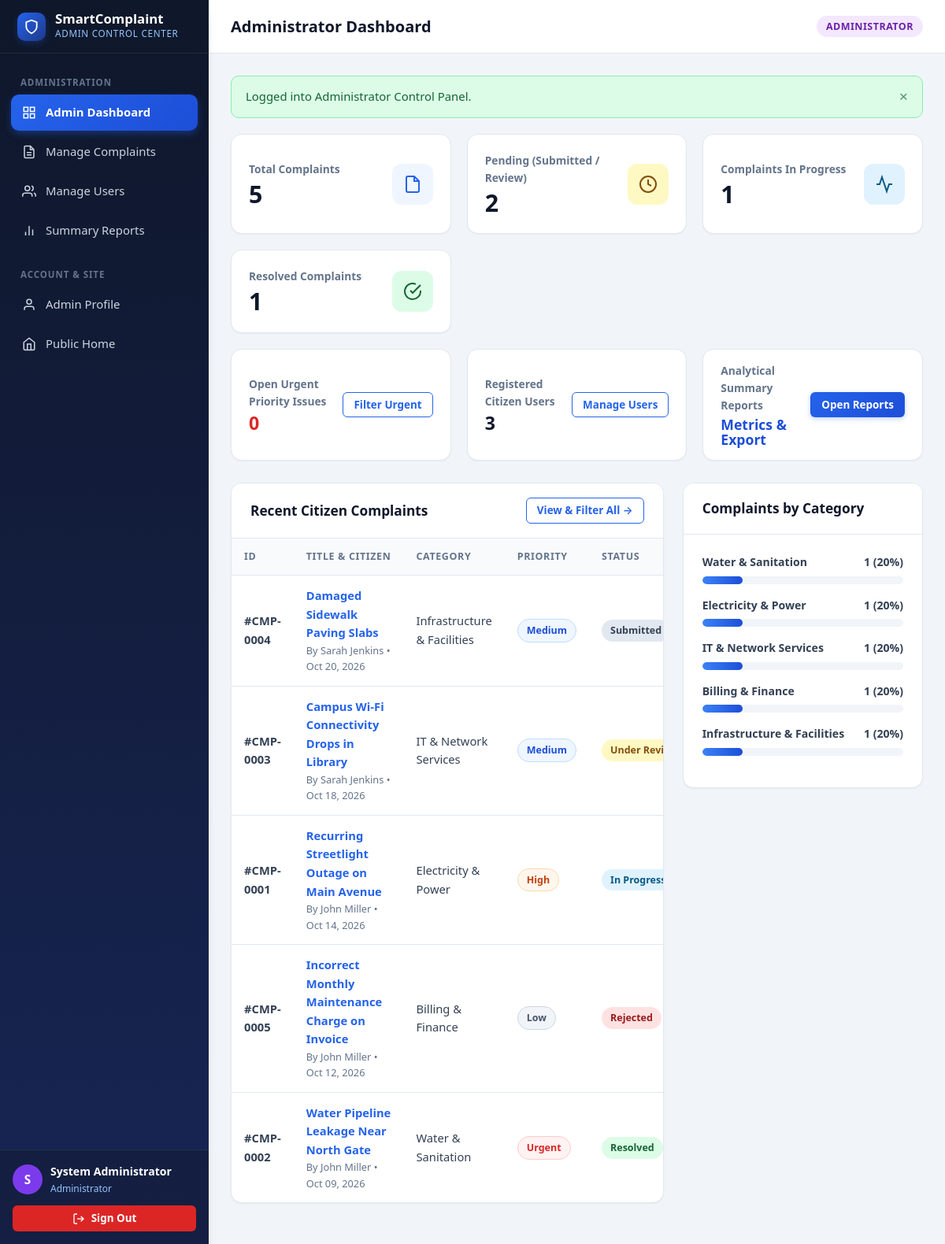
Page /admin_dashboard.php (signed in) on the committed database.
### tables this page shows
CREATE TABLE `complaints` (
  `id` INT UNSIGNED NOT NULL AUTO_INCREMENT,
  `user_id` INT UNSIGNED NOT NULL,
  `title` VARCHAR(200) NOT NULL,
  `description` TEXT NOT NULL,
  `category` VARCHAR(100) NOT NULL,
  `location` VARCHAR(200) NOT NULL,
  `image_path` VARCHAR(255) DEFAULT NULL,
  `priority` ENUM('Low', 'Medium', 'High', 'Urgent') NOT NULL DEFAULT 'Medium',
  `status` ENUM('Submitted', 'Under Review', 'In Progress', 'Resolved', 'Rejected') NOT NULL DEFAULT 'Submitted',
  `created_at` TIMESTAMP NOT NULL DEFAULT CURRENT_TIMESTAMP,
  `updated_at` TIMESTAMP NOT NULL DEFAULT CURRENT_TIMESTAMP ON UPDATE CURRENT_TIMESTAMP,
  PRIMARY KEY (`id`),
  KEY `idx_complaints_user_id` (`user_id`),
  KEY `idx_complaints_status` (`status`),
  KEY `idx_complaints_priority` (`priority`),
  KEY `idx_complaints_category` (`category`),
  KEY `idx_complaints_created_at` (`created_at`),
  CONSTRAINT `fk_complaints_user`
    FOREIGN KEY (`user_id`) REFERENCES `users` (`id`)
    ON DELETE CASCADE ON UPDATE CASCADE
);

CREATE TABLE `users` (
  `id` INT UNSIGNED NOT NULL AUTO_INCREMENT,
  `name` VARCHAR(100) NOT NULL,
  `email` VARCHAR(150) NOT NULL,
  `phone` VARCHAR(25) NOT NULL,
  `password_hash` VARCHAR(255) NOT NULL,
  `role` ENUM('user', 'admin') NOT NULL DEFAULT 'user',
  `account_status` ENUM('active', 'inactive') NOT NULL DEFAULT 'active',
  `created_at` TIMESTAMP NOT NULL DEFAULT CURRENT_TIMESTAMP,
  PRIMARY KEY (`id`),
  UNIQUE KEY `uq_users_email` (`email`),
  KEY `idx_users_role` (`role`),
  KEY `idx_users_status` (`account_status`)
);

### includes/auth.php (called while the page is built, shortened)
<?php
function getFlashMessage(): ?array {
    if (isset($_SESSION['flash'])) {
        $flash = $_SESSION['flash'];
        return $flash;
    }
    return null;
}
function e(?string $string): string {
    return htmlspecialchars($string ?? '', ENT_QUOTES, 'UTF-8');
}
function formatComplaintId(int $id): string {
    return '#CMP-' . str_pad((string)$id, 4, '0', STR_PAD_LEFT);
}
function getStatusBadgeClass(string $status): string {
    switch ($status) {
        case 'Submitted':
            return 'badge-submitted';
        case 'Under Review':
            return 'badge-review';
        case 'In Progress':
            return 'badge-progress';
        case 'Resolved':
            return 'badge-resolved';
        case 'Rejected':
            return 'badge-rejected';
    }
}
function getPriorityBadgeClass(string $priority): string {
    switch ($priority) {
        case 'Low':
            return 'badge-priority-low';
        case 'Medium':
            return 'badge-priority-medium';
        case 'High':
            return 'badge-priority-high';
        case 'Urgent':
            return 'badge-priority-urgent';
    }
}
?>

### admin_dashboard.php (the view, shortened to what this page needs)
<?php
require_once __DIR__ . '/includes/auth.php';
$pdo = getDBConnection();
$stmtStats = $pdo->query("
    SELECT
        COUNT(*) AS total,
        SUM(CASE WHEN status IN ('Submitted', 'Under Review') THEN 1 ELSE 0 END) AS pending,
        SUM(CASE WHEN status = 'In Progress' THEN 1 ELSE 0 END) AS in_progress,
        SUM(CASE WHEN status = 'Resolved' THEN 1 ELSE 0 END) AS resolved,
        SUM(CASE WHEN status = 'Rejected' THEN 1 ELSE 0 END) AS rejected,
        SUM(CASE WHEN priority = 'Urgent' AND status NOT IN ('Resolved', 'Rejected') THEN 1 ELSE 0 END) AS urgent_open
    FROM complaints
");
$stats = $stmtStats->fetch() ?: [
    'total' => 0, 'pending' => 0, 'in_progress' => 0, 'resolved' => 0, 'rejected' => 0, 'urgent_open' => 0
];
$totalUsers = (int)$pdo->query("SELECT COUNT(*) FROM users WHERE role = 'user'")->fetchColumn();
$stmtRecent = $pdo->query("
    SELECT c.id, c.title, c.category, c.priority, c.status, c.created_at, u.name AS user_name, u.email AS user_email
    FROM complaints c
    INNER JOIN users u ON c.user_id = u.id
    ORDER BY c.created_at DESC
    LIMIT 8
");
$recentComplaints = $stmtRecent->fetchAll();
$stmtCat = $pdo->query("
    SELECT category, COUNT(*) AS cnt
    FROM complaints
    GROUP BY category
    ORDER BY cnt DESC
");
$categoryBreakdown = $stmtCat->fetchAll();
$flash = getFlashMessage();
require_once __DIR__ . '/includes/header.php';
?>
<div class="dashboard-layout">
    <?php require_once __DIR__ . '/includes/admin_sidebar.php'; ?>
    <main class="main-content">
        <header class="topbar">
            <div class="topbar-left">
                <h1 class="page-heading">Administrator Dashboard</h1>
            </div>
            <div class="topbar-right">
                <span class="role-pill role-pill-admin">Administrator</span>
            </div>
        </header>
        <div class="content-body">
            <?php if ($flash): ?>
                <div class="alert alert-<?php echo e($flash['type']); ?>" data-auto-dismiss="true">
                    <span><?php echo e($flash['message']); ?></span>
                    <button type="button" class="alert-close">&times;</button>
                </div>
            <?php endif; ?>
            <div class="stats-grid">
                <div class="stat-card">
                    <div class="stat-info">
                        <p>Total Complaints</p>
                        <h3><?php echo (int)$stats['total']; ?></h3>
                    </div>
                    <div class="stat-icon stat-icon-blue">
                        <svg width="24" height="24" viewBox="0 0 24 24" fill="none" stroke="currentColor" stroke-width="2">
                            <path d="M14 2H6a2 2 0 0 0-2 2v16a2 2 0 0 0 2 2h12a2 2 0 0 0 2-2V8z"></path>
                            <polyline points="14 2 14 8 20 8"></polyline>
                        </svg>
                    </div>
                </div>
                <div class="stat-card">
                    <div class="stat-info">
                        <p>Pending (Submitted / Review)</p>
                        <h3><?php echo (int)$stats['pending']; ?></h3>
                    </div>
                    <div class="stat-icon stat-icon-amber">
                        <svg width="24" height="24" viewBox="0 0 24 24" fill="none" stroke="currentColor" stroke-width="2">
                            <circle cx="12" cy="12" r="10"></circle>
                            <polyline points="12 6 12 12 16 14"></polyline>
                        </svg>
                    </div>
                </div>
                <div class="stat-card">
                    <div class="stat-info">
                        <p>Complaints In Progress</p>
                        <h3><?php echo (int)$stats['in_progress']; ?></h3>
                    </div>
                    <div class="stat-icon stat-icon-sky">
                        <svg width="24" height="24" viewBox="0 0 24 24" fill="none" stroke="currentColor" stroke-width="2">
                            <polyline points="22 12 18 12 15 21 9 3 6 12 2 12"></polyline>
                        </svg>
                    </div>
                </div>
                <div class="stat-card">
                    <div class="stat-info">
                        <p>Resolved Complaints</p>
                        <h3><?php echo (int)$stats['resolved']; ?></h3>
                    </div>
                    <div class="stat-icon stat-icon-green">
                        <svg width="24" height="24" viewBox="0 0 24 24" fill="none" stroke="currentColor" stroke-width="2">
                            <path d="M22 11.08V12a10 10 0 1 1-5.93-9.14"></path>
                            <polyline points="22 4 12 14.01 9 11.01"></polyline>
                        </svg>
                    </div>
                </div>
            </div>
            <div class="stats-grid" style="grid-template-columns: repeat(auto-fit, minmax(260px, 1fr)); margin-top: -8px;">
                <div class="stat-card" style="padding: 16px 22px;">
                    <div class="stat-info">
                        <p>Open Urgent Priority Issues</p>
                        <h3 style="font-size: 1.45rem; color: #dc2626;"><?php echo (int)$stats['urgent_open']; ?></h3>
                    </div>
                    <a href="manage_complaints.php?priority=Urgent" class="btn btn-outline btn-sm">Filter Urgent</a>
                </div>
                <div class="stat-card" style="padding: 16px 22px;">
                    <div class="stat-info">
                        <p>Registered Citizen Users</p>
                        <h3 style="font-size: 1.45rem;"><?php echo $totalUsers; ?></h3>
                    </div>
                    <a href="manage_users.php" class="btn btn-outline btn-sm">Manage Users</a>
                </div>
                <div class="stat-card" style="padding: 16px 22px;">
                    <div class="stat-info">
                        <p>Analytical Summary Reports</p>
                        <h3 style="font-size: 1.1rem; color: var(--primary-700);">Metrics & Export</h3>
                    </div>
                    <a href="reports.php" class="btn btn-primary btn-sm">Open Reports</a>
                </div>
            </div>
            <div class="details-layout" style="grid-template-columns: 1.8fr 1fr;">
                <div class="card">
                    <div class="card-header">
                        <h2 class="card-title">Recent Citizen Complaints</h2>
                        <a href="manage_complaints.php" class="btn btn-outline btn-sm">View & Filter All &rarr;</a>
                    </div>
                    <div class="table-responsive">
                        <table class="data-table">
                            <thead>
                                <tr>
                                    <th>ID</th>
                                    <th>Title & Citizen</th>
                                    <th>Category</th>
                                    <th>Priority</th>
                                    <th>Status</th>
                                </tr>
                            </thead>
                            <tbody>
                                <?php if (empty($recentComplaints)): ?>
                                    <tr>
                                        <td colspan="6" class="empty-state">No complaints found in the system.</td>
                                    </tr>
                                <?php else: ?>
                                    <?php foreach ($recentComplaints as $c): ?>
                                        <tr>
                                            <td><strong><?php echo e(formatComplaintId($c['id'])); ?></strong></td>
                                            <td>
                                                <div style="font-weight: 600;">
                                                    <a href="complaint_details.php?id=<?php echo (int)$c['id']; ?>">
                                                        <?php echo e($c['title']); ?>
                                                    </a>
                                                </div>
                                                <div style="font-size: 0.8rem; color: var(--text-muted);">
                                                    By <?php echo e($c['user_name']); ?> &bull; <?php echo date('M d, Y', strtotime($c['created_at'])); ?>
                                                </div>
                                            </td>
                                            <td><?php echo e($c['category']); ?></td>
                                            <td>
                                                <span class="badge <?php echo e(getPriorityBadgeClass($c['priority'])); ?>">
                                                    <?php echo e($c['priority']); ?>
                                                </span>
                                            </td>
                                            <td>
                                                <span class="badge <?php echo e(getStatusBadgeClass($c['status'])); ?>">
                                                    <?php echo e($c['status']); ?>
                                                </span>
                                            </td>
                                        </tr>
                                    <?php endforeach; ?>
                                <?php endif; ?>
                            </tbody>
                        </table>
                    </div>
                </div>
                <div class="card">
                    <div class="card-header">
                        <h2 class="card-title">Complaints by Category</h2>
                    </div>
                    <div class="card-body">
                        <?php if (empty($categoryBreakdown)): ?>
                            <p style="color: var(--text-muted);">No category data available.</p>
                        <?php else: ?>
                            <?php
                            $maxTotal = max(1, (int)$stats['total']);
                            foreach ($categoryBreakdown as $row):
                                $pct = round(((int)$row['cnt'] / $maxTotal) * 100);
                            ?>
                                <div style="margin-bottom: 16px;">
                                    <div style="display: flex; justify-content: space-between; font-size: 0.88rem; font-weight: 600;">
                                        <span><?php echo e($row['category']); ?></span>
                                        <span><?php echo (int)$row['cnt']; ?> (<?php echo $pct; ?>%)</span>
                                    </div>
                                    <div class="progress-bar-wrap">
                                        <div class="progress-bar-fill" style="width: <?php echo $pct; ?>%;"></div>
                                    </div>
                                </div>
                            <?php endforeach; ?>
                        <?php endif; ?>
                    </div>
                </div>
            </div>
        </div>
    </main>
</div>
<?php require_once __DIR__ . '/includes/footer.php'; ?>

### rows in the picture
complaints: id "#CMP-0004", title "Damaged Sidewalk Paving Slabs", user.name "Sarah Jenkins", created_at "Oct 20, 2026", category "Infrastructure & Facilities", priority "Medium", status "Submitted"
complaints: id "#CMP-0003", title "Campus Wi-Fi Connectivity Drops in Library", user.name "Sarah Jenkins", created_at "Oct 18, 2026", category "IT & Network Services", priority "Medium", status "Under…"
complaints: id "#CMP-0001", title "Recurring Streetlight Outage on Main Avenue", user.name "John Miller", created_at "Oct 14, 2026", category "Electricity & Power", priority "High", status "In…"
complaints: id "#CMP-0005", title "Incorrect Monthly Maintenance Charge on Invoice", user.name "John Miller", created_at "Oct 12, 2026", category "Billing & Finance", priority "Low", status "Rejected"
complaints: id "#CMP-0002", title "Water Pipeline Leakage Near North Gate", user.name "John Miller", created_at "Oct 09, 2026", category "Water & Sanitation", priority "Urgent", status "Resolved"

### other values in the picture
$adminInitials "S"
$_SESSION['user_name'] "System Administrator"
$flash['message'] "Logged into Administrator Control Panel."
$stats['total'] "5"
$stats['pending'] "2"
$stats['in_progress'] "1"
$stats['resolved'] "1"
$stats['urgent_open'] "0"
$totalUsers "3"
$row['category'] "Water & Sanitation"
$row['cnt'] "1"
$pct "20"
$row['category'] "Electricity & Power"
$row['category'] "IT & Network Services"
$row['category'] "Billing & Finance"
